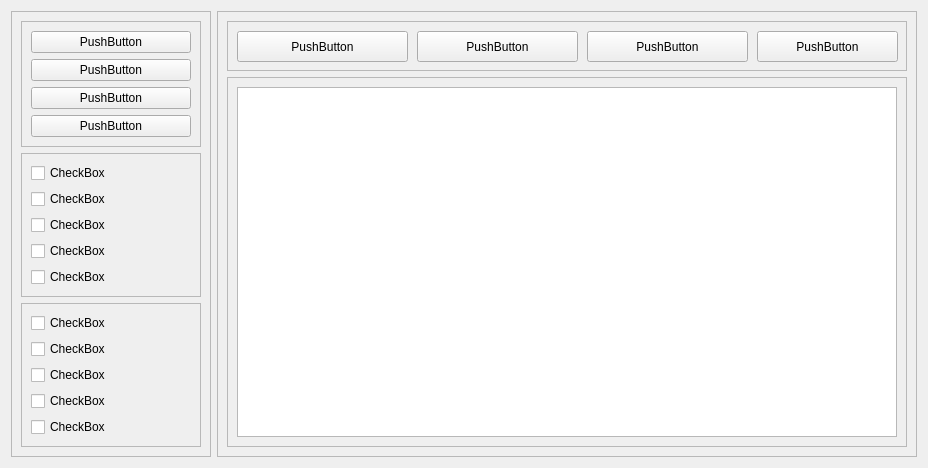
<?xml version="1.0" encoding="UTF-8"?>
<ui version="4.0">
 <class>Form</class>
 <widget class="QWidget" name="Form">
  <property name="geometry">
   <rect>
    <x>0</x>
    <y>0</y>
    <width>924</width>
    <height>445</height>
   </rect>
  </property>
  <property name="windowTitle">
   <string>Form</string>
  </property>
  <layout class="QHBoxLayout" name="horizontalLayout">
   <item>
    <widget class="QFrame" name="frame">
     <property name="minimumSize">
      <size>
       <width>200</width>
       <height>0</height>
      </size>
     </property>
     <property name="maximumSize">
      <size>
       <width>200</width>
       <height>16777215</height>
      </size>
     </property>
     <property name="frameShape">
      <enum>QFrame::StyledPanel</enum>
     </property>
     <property name="frameShadow">
      <enum>QFrame::Plain</enum>
     </property>
     <layout class="QVBoxLayout" name="verticalLayout_2">
      <item>
       <widget class="QFrame" name="frame_5">
        <property name="maximumSize">
         <size>
          <width>16777215</width>
          <height>200</height>
         </size>
        </property>
        <property name="frameShape">
         <enum>QFrame::StyledPanel</enum>
        </property>
        <property name="frameShadow">
         <enum>QFrame::Plain</enum>
        </property>
        <layout class="QVBoxLayout" name="verticalLayout_3">
         <item>
          <widget class="QPushButton" name="pushButton_5">
           <property name="text">
            <string>PushButton</string>
           </property>
          </widget>
         </item>
         <item>
          <widget class="QPushButton" name="pushButton_6">
           <property name="text">
            <string>PushButton</string>
           </property>
          </widget>
         </item>
         <item>
          <widget class="QPushButton" name="pushButton_7">
           <property name="text">
            <string>PushButton</string>
           </property>
          </widget>
         </item>
         <item>
          <widget class="QPushButton" name="pushButton_8">
           <property name="text">
            <string>PushButton</string>
           </property>
          </widget>
         </item>
        </layout>
       </widget>
      </item>
      <item>
       <widget class="QFrame" name="frame_6">
        <property name="maximumSize">
         <size>
          <width>16777215</width>
          <height>200</height>
         </size>
        </property>
        <property name="frameShape">
         <enum>QFrame::StyledPanel</enum>
        </property>
        <property name="frameShadow">
         <enum>QFrame::Plain</enum>
        </property>
        <layout class="QVBoxLayout" name="verticalLayout_4">
         <item>
          <widget class="QCheckBox" name="checkBox">
           <property name="text">
            <string>CheckBox</string>
           </property>
          </widget>
         </item>
         <item>
          <widget class="QCheckBox" name="checkBox_2">
           <property name="text">
            <string>CheckBox</string>
           </property>
          </widget>
         </item>
         <item>
          <widget class="QCheckBox" name="checkBox_3">
           <property name="text">
            <string>CheckBox</string>
           </property>
          </widget>
         </item>
         <item>
          <widget class="QCheckBox" name="checkBox_4">
           <property name="text">
            <string>CheckBox</string>
           </property>
          </widget>
         </item>
         <item>
          <widget class="QCheckBox" name="checkBox_5">
           <property name="text">
            <string>CheckBox</string>
           </property>
          </widget>
         </item>
        </layout>
       </widget>
      </item>
      <item>
       <widget class="QFrame" name="frame_7">
        <property name="maximumSize">
         <size>
          <width>16777215</width>
          <height>200</height>
         </size>
        </property>
        <property name="frameShape">
         <enum>QFrame::StyledPanel</enum>
        </property>
        <property name="frameShadow">
         <enum>QFrame::Plain</enum>
        </property>
        <layout class="QVBoxLayout" name="verticalLayout_5">
         <item>
          <widget class="QCheckBox" name="checkBox_6">
           <property name="text">
            <string>CheckBox</string>
           </property>
          </widget>
         </item>
         <item>
          <widget class="QCheckBox" name="checkBox_7">
           <property name="text">
            <string>CheckBox</string>
           </property>
          </widget>
         </item>
         <item>
          <widget class="QCheckBox" name="checkBox_8">
           <property name="text">
            <string>CheckBox</string>
           </property>
          </widget>
         </item>
         <item>
          <widget class="QCheckBox" name="checkBox_9">
           <property name="text">
            <string>CheckBox</string>
           </property>
          </widget>
         </item>
         <item>
          <widget class="QCheckBox" name="checkBox_10">
           <property name="text">
            <string>CheckBox</string>
           </property>
          </widget>
         </item>
        </layout>
       </widget>
      </item>
     </layout>
    </widget>
   </item>
   <item>
    <widget class="QFrame" name="frame_2">
     <property name="minimumSize">
      <size>
       <width>700</width>
       <height>0</height>
      </size>
     </property>
     <property name="maximumSize">
      <size>
       <width>500</width>
       <height>16777215</height>
      </size>
     </property>
     <property name="frameShape">
      <enum>QFrame::StyledPanel</enum>
     </property>
     <property name="frameShadow">
      <enum>QFrame::Plain</enum>
     </property>
     <layout class="QVBoxLayout" name="verticalLayout">
      <item>
       <widget class="QFrame" name="frame_3">
        <property name="minimumSize">
         <size>
          <width>0</width>
          <height>50</height>
         </size>
        </property>
        <property name="maximumSize">
         <size>
          <width>16777215</width>
          <height>50</height>
         </size>
        </property>
        <property name="frameShape">
         <enum>QFrame::StyledPanel</enum>
        </property>
        <property name="frameShadow">
         <enum>QFrame::Plain</enum>
        </property>
        <widget class="QPushButton" name="pushButton">
         <property name="geometry">
          <rect>
           <x>10</x>
           <y>10</y>
           <width>171</width>
           <height>31</height>
          </rect>
         </property>
         <property name="text">
          <string>PushButton</string>
         </property>
        </widget>
        <widget class="QPushButton" name="pushButton_2">
         <property name="geometry">
          <rect>
           <x>190</x>
           <y>10</y>
           <width>161</width>
           <height>31</height>
          </rect>
         </property>
         <property name="text">
          <string>PushButton</string>
         </property>
        </widget>
        <widget class="QPushButton" name="pushButton_3">
         <property name="geometry">
          <rect>
           <x>360</x>
           <y>10</y>
           <width>161</width>
           <height>31</height>
          </rect>
         </property>
         <property name="text">
          <string>PushButton</string>
         </property>
        </widget>
        <widget class="QPushButton" name="pushButton_4">
         <property name="geometry">
          <rect>
           <x>530</x>
           <y>10</y>
           <width>141</width>
           <height>31</height>
          </rect>
         </property>
         <property name="text">
          <string>PushButton</string>
         </property>
        </widget>
       </widget>
      </item>
      <item>
       <widget class="QFrame" name="frame_4">
        <property name="frameShape">
         <enum>QFrame::StyledPanel</enum>
        </property>
        <property name="frameShadow">
         <enum>QFrame::Plain</enum>
        </property>
        <layout class="QHBoxLayout" name="horizontalLayout_2">
         <item>
          <widget class="QTextEdit" name="textEdit"/>
         </item>
        </layout>
       </widget>
      </item>
     </layout>
    </widget>
   </item>
  </layout>
 </widget>
 <resources/>
 <connections/>
</ui>
